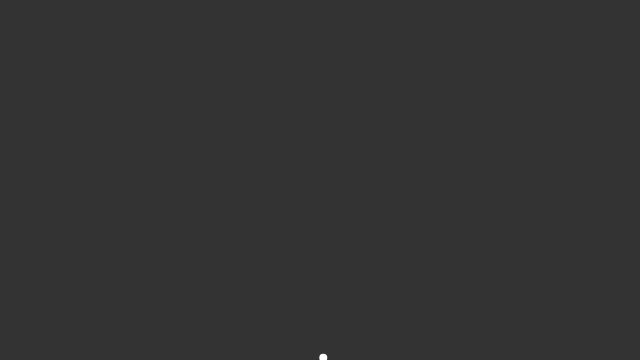
Frame 1 (no input)
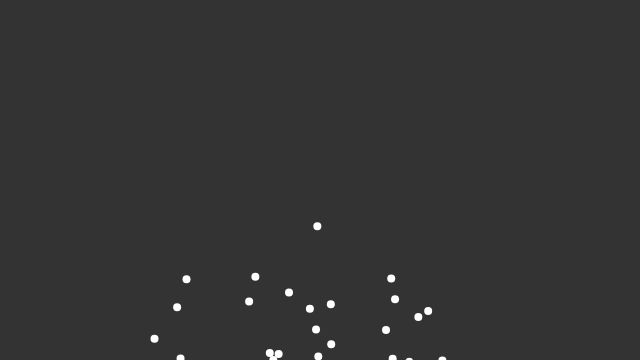
Frame 60 (no input)
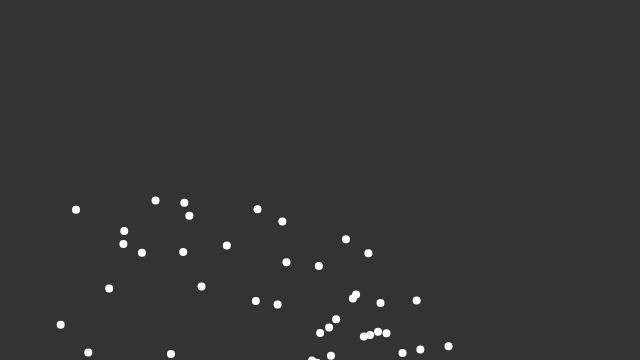
Frame 120 (the mouse pressed at the canvas centre since frame 60)

The p5.js sketch that drew these frames (run headless with seeded random() and noise() and a simulated clock; from frame 60 on, the mouse is pressed at the canvas centre):

// p5.js sketch
// ── sketch.js
let system;

function setup() {
    createCanvas(640, 360);
    system = new ParticleCannon(createVector(width / 2, height));
}

function draw() {
    background(51);

    system.addParticle();
    system.run();
}
// ── particle.js

class Particle {
    constructor(position) {
        this.position = position.copy();
        this.velocity = p5.Vector.random2D();
        this.velocity.setMag(4)
        this.acceleration = createVector();
        this.lifespan = 400;

        this.gravity = createVector(0, .05);
        this.wind = createVector(-.05, 0);
    }

    run() {
        this.addForce(this.gravity);
        this.addForce(this.wind)
        this.update();
        this.show();
    }

    addForce(force) {
        this.acceleration.add(force);
    }

    isDead(){
        return this.lifespan < 0;
    };

    update() {
        this.position.add(this.velocity);
        this.velocity.add(this.acceleration);
        this.velocity.limit(this.maxSpeed);
        this.acceleration.mult(0);
        this.lifespan -= 2;
    }

    show() {
        strokeWeight(8);
        stroke(255);
        point(this.position.x, this.position.y);
    }
}
// ── particleCannon.js
class ParticleCannon {
    constructor(position) {
        this.origin = position.copy();
        this.particles = [];
    };
    
    addParticle(target) {
      this.particles.push(new Particle(this.origin));
    };

    run() {
      for (let i = this.particles.length-1; i >= 0; i--) {
        let p = this.particles[i];
        p.run();
        if (p.isDead()) {
          this.particles.splice(i, 1);
        }
      }
    };
}
